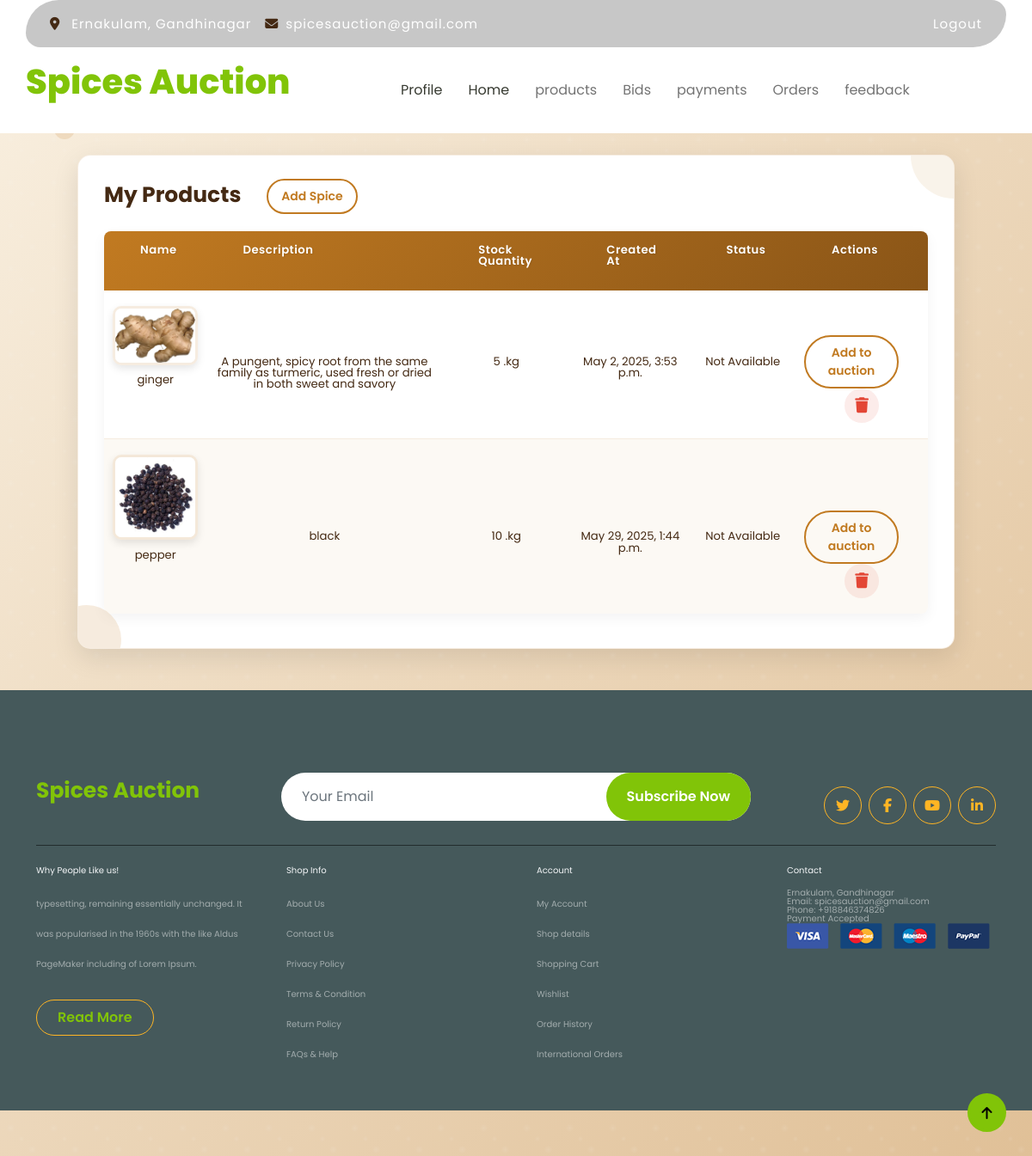
The page /products/ (signed in) on the database its author committed.
### adminapi/models.py (models this page shows, shortened)
class Spice(models.Model):
    seller = models.ForeignKey(Seller, on_delete=models.CASCADE)
    name = models.CharField(max_length=100)
    description = models.CharField(max_length=100)
    stock_quantity = models.PositiveIntegerField(default=0)
    image = models.ImageField(upload_to="images", null=True)
    created_at = models.DateTimeField(auto_now_add=True)
    choices= [
        ('Available', 'Available'),
        ('Not Available', 'Not Available'),
    ]
    status=models.CharField(max_length=50, choices=choices, default='Available')

### userapi/views.py (the view)
# urls.py: path("products/",views.ProductsListView.as_view(),name="products-list"),
class ProductsListView(ListView):
    template_name="user/products.html"
    form_class=AddProducts
    model=Spice
    context_object_name="spices"
    def get_queryset(self):
        user_id = self.request.user.id
        return Spice.objects.filter(seller=user_id)

### userapi/templates/user/products.html (shortened to what this page needs)
{%extends 'user/base.html'%}
{%load static%}
{%block body_block%}
    <div id="wrapper" style="margin-top: 180px;">
     <h1>My Products<a href="{%url 'products-add'%}" class="btn btn-outline-primary">Add Spice</a></h1>
     <table id="keywords" cellspacing="0" cellpadding="0">
       <thead>
         <tr>
           <th><span>Name</span></th>
           <th><span>Description</span></th>
           <th><span>Stock Quantity</span></th>
           <th><span>Created At</span></th>
           <th><span>Status</span></th>
           <th><span>Actions</span></th>
         </tr>
       </thead>
       <tbody>
        {%for s in spices%}
         <tr>
            <td>
                <div>
                    <img src="{{s.image.url}}" class="avatar avatar-lg me-3 border-radius-lg" width="100px" style="border-radius: 10px;">
                    <p class="lalign mt-2">{{s.name}}</p>
                </div>
            </td>
            <td>{{s.description}}</td>
            <td>{{s.stock_quantity}} .kg</td>
            <td>{{s.created_at}}</td>
            <td>{{s.status}}</td>
            <td>
                <a href="{%url 'auction-add' s.id%}" class="btn btn-outline-primary me-4">Add to auction</a>
                <a href="{%url 'products-remove' s.id%}" class="buttons"><i class="fa-solid fa-trash" style="color: #e34635;"></i></a>
            </td>
         </tr>
         {%endfor%}
       </tbody>
     </table>
    </div>
{%endblock%}

### userapi/static/css/style.css (style rules this page uses)
.btn { font-weight: 600; transition: .5s; }

### rows shown on the page
Spice: image (picture), name "ginger", description "A pungent, spicy root from the same family as turmeric, used fresh or dried in both sweet and savory", stock_quantity "5", created_at "May 2, 2025, 3:53 p.m.", status "Not Available"
Spice: image (picture), name "pepper", description "black", stock_quantity "10", created_at "May 29, 2025, 1:44 p.m.", status "Not Available"
